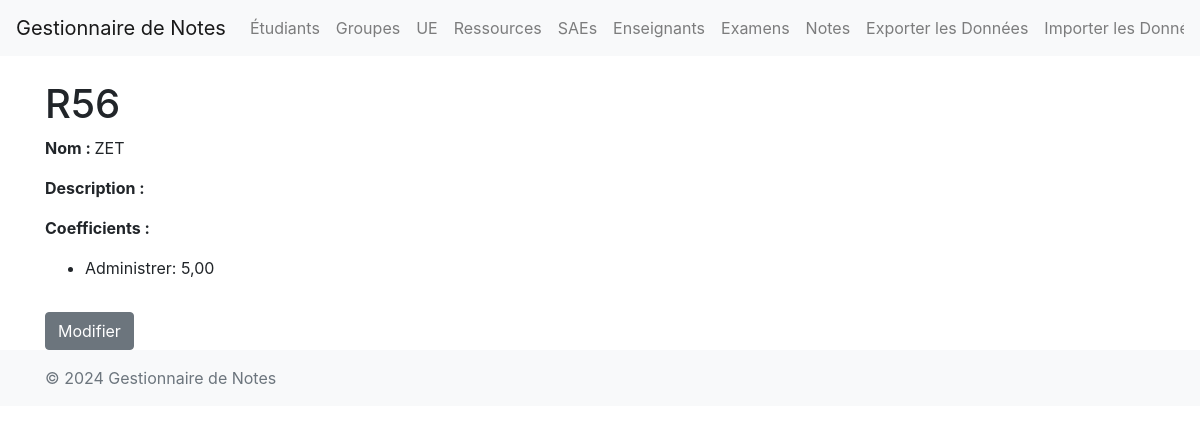
The app's page /ressources/5/, older data.
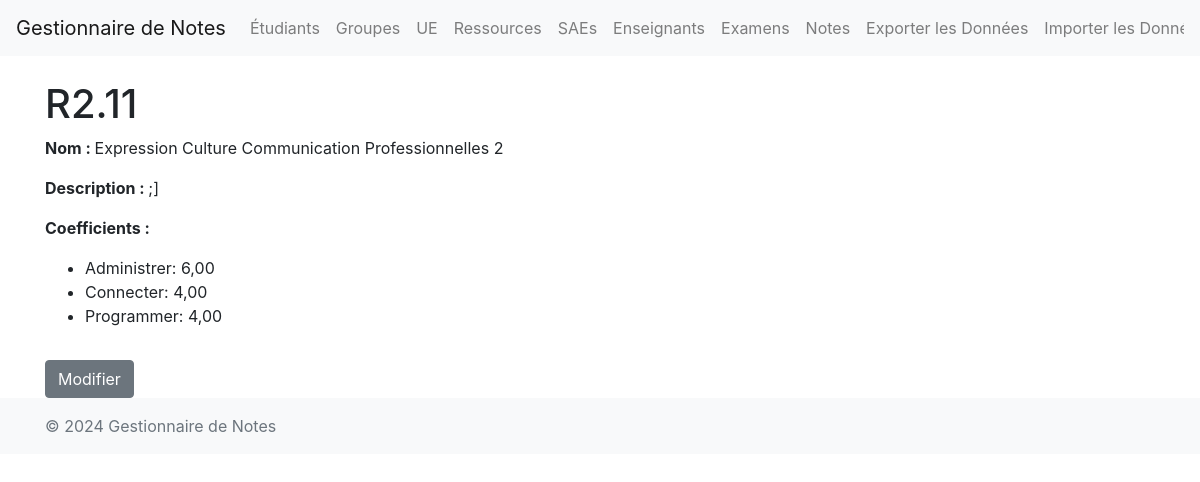
The same page, newer data.
### main/models.py (models this page shows, shortened)
class Ressource(models.Model):
    code = models.CharField(max_length=10)
    nom = models.CharField(max_length=100)
    description = models.TextField(null=True, blank=True)

class RessourceUE(models.Model):
    ressource = models.ForeignKey(Ressource, on_delete=models.CASCADE)
    unite_enseignement = models.ForeignKey(UE, on_delete=models.CASCADE)
    coefficient = models.DecimalField(max_digits=5, decimal_places=2)
    class Meta:
        unique_together = ('ressource', 'unite_enseignement')

class UE(models.Model):
    code = models.CharField(max_length=16)
    nom = models.CharField(max_length=100)
    semestre = models.IntegerField(default=1)  # Ajout du semestre avec une valeur par défaut
    credit_ects = models.IntegerField()

### main/views.py (the view)
# urls.py: path('ressources/<int:pk>/', views.ressource_detail, name='ressource_detail'),
def ressource_detail(request, pk):
    ressource = get_object_or_404(Ressource, pk=pk)
    coefficients = RessourceUE.objects.filter(ressource=ressource)
    return render(request, 'main/ressource_detail.html', {'ressource': ressource, 'coefficients': coefficients})

### main/templates/main/ressource_detail.html (shortened to what this page needs)
{% extends "main/base.html" %}
{% block content %}
    <h1>R{{ ressource.code }}</h1>
    <p><strong>Nom : </strong>{{ ressource.nom }}</p>
    <p><strong>Description : </strong>{{ ressource.description }}</p>
    <p><strong>Coefficients : </strong></p>
    <ul>
    {% for coefficient in coefficients %}
        <li>{{ coefficient.unite_enseignement.code }}: {{ coefficient.coefficient }}</li>
    {% endfor %}
    </ul>
    <a class="btn btn-secondary mt-3" href="{% url 'ressource_update' pk=ressource.pk %}">Modifier</a>
{% endblock %}

Row changes from the older to the newer data that the page shows:
changed Ressource: code "56" → "2.11"; nom "ZET" → "Expression Culture Communication Professionnelles 2"; description (not shown) → ";]"
changed RessourceUE "Administrer": coefficient "5,00" → "6,00"
added RessourceUE: unite_enseignement.code "Connecter", coefficient "4,00"
added RessourceUE: unite_enseignement.code "Programmer", coefficient "4,00"
